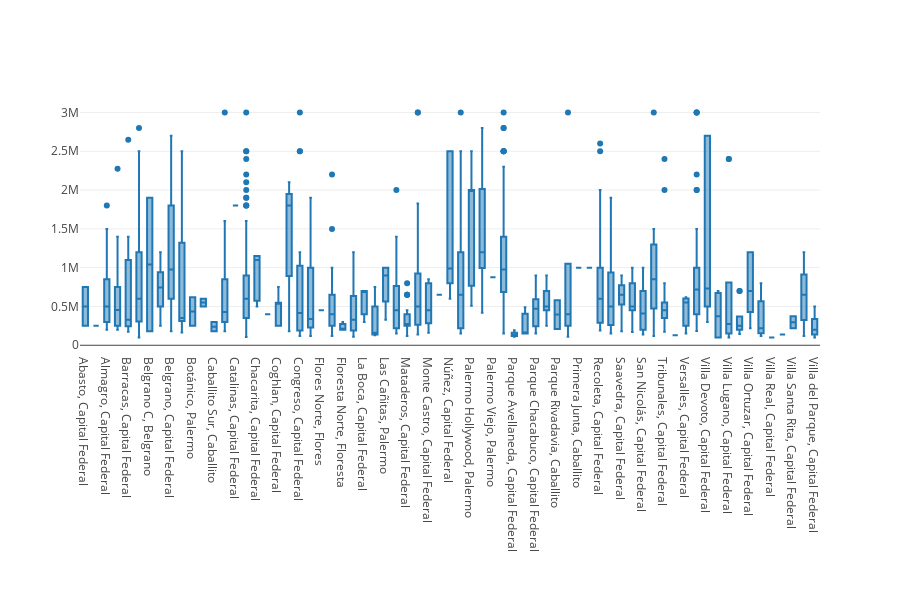

The code cell stored with this chart in its notebook:
### Code cell
fig = go.Figure()
fig.add_trace(go.Box(x = df_ars["Location"],y = df_ars["Price"]))
fig.update_layout(template = None, height = 600, margin = {'b':250})
fig.update_xaxes(type = "category")

### Figure 1 — Plotly figure (JSON) as saved in the notebook; plotly's stock layout.template omitted (floating-point values rounded to 4 significant figures; data arrays with more than 128 entries replaced by an {"elided": "..."} marker saying what was removed)
{"data": [{"type": "box", "x": {"elided": "1111 str values"}, "y": {"elided": "1111 int values"}}], "layout": {"height": 600, "margin": {"b": 250}, "xaxis": {"type": "category"}}}
